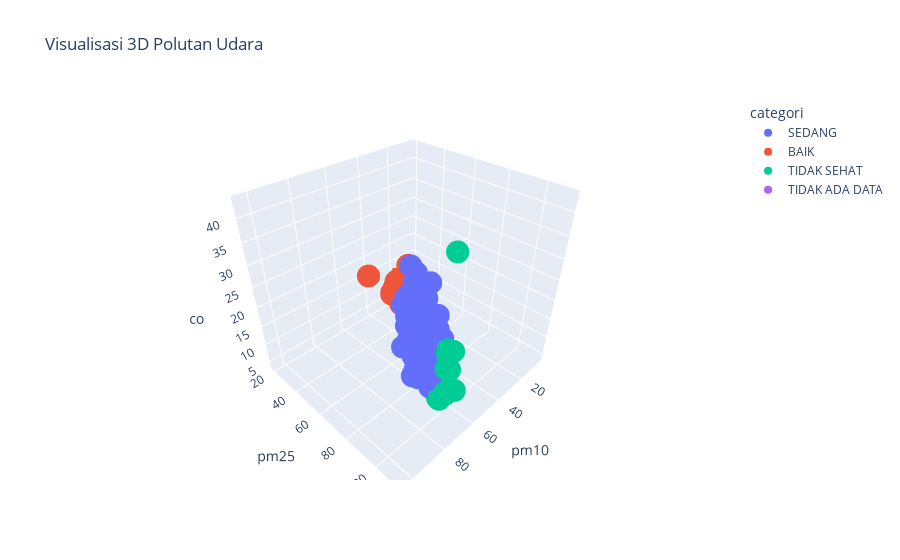

The code cell stored with this chart in its notebook:
### Code cell
# 3D Visualize
fig = px.scatter_3d(df, x='pm10', y='pm25', z='co', color='categori',
                    title='Visualisasi 3D Polutan Udara')
fig.show()

### Figure 1 — Plotly figure (JSON) as saved in the notebook; plotly's stock layout.template omitted (floating-point values rounded to 4 significant figures; data arrays with more than 128 entries replaced by an {"elided": "..."} marker saying what was removed)
{"data": [{"hovertemplate": "categori=SEDANG<br>pm10=%{x}<br>pm25=%{y}<br>co=%{z}<extra></extra>", "legendgroup": "SEDANG", "marker": {"color": "#636efa", "symbol": "circle"}, "mode": "markers", "name": "SEDANG", "scene": "scene", "showlegend": true, "type": "scatter3d", "x": {"elided": "3065 int values"}, "y": {"elided": "3065 int values"}, "z": {"elided": "3065 int values"}}, {"hovertemplate": "categori=BAIK<br>pm10=%{x}<br>pm25=%{y}<br>co=%{z}<extra></extra>", "legendgroup": "BAIK", "marker": {"color": "#EF553B", "symbol": "circle"}, "mode": "markers", "name": "BAIK", "scene": "scene", "showlegend": true, "type": "scatter3d", "x": {"elided": "1054 int values"}, "y": {"elided": "1054 int values"}, "z": {"elided": "1054 int values"}}, {"hovertemplate": "categori=TIDAK SEHAT<br>pm10=%{x}<br>pm25=%{y}<br>co=%{z}<extra></extra>", "legendgroup": "TIDAK SEHAT", "marker": {"color": "#00cc96", "symbol": "circle"}, "mode": "markers", "name": "TIDAK SEHAT", "scene": "scene", "showlegend": true, "type": "scatter3d", "x": {"elided": "154 int values"}, "y": {"elided": "154 int values"}, "z": {"elided": "154 int values"}}, {"hovertemplate": "categori=TIDAK ADA DATA<br>pm10=%{x}<br>pm25=%{y}<br>co=%{z}<extra></extra>", "legendgroup": "TIDAK ADA DATA", "marker": {"color": "#ab63fa", "symbol": "circle"}, "mode": "markers", "name": "TIDAK ADA DATA", "scene": "scene", "showlegend": true, "type": "scatter3d", "x": [null, null, null, null, null, null, null, null, null, null, null, null, null, null, null, null, null, null, null, null, null, null, null, null, null, null, null, null, null, null, null, null, null, null, null, null, null, null, null, null, null, null, null, null, null, null, null, null, null, null, null, null, null, null, null, null, null, null, null, null, null, null, null, null, null, null, null, null, null, null, null, null, null, null, null, null, null, null, null, null, null, null, null, null, null, null, null, null, null, null, null, null, null, null, null, null, null, null, null, null, null, null, null, null, null, null, null, null, null, null], "y": [null, null, null, null, null, null, null, null, null, null, null, null, null, null, null, null, null, null, null, null, null, null, null, null, null, null, null, null, null, null, null, null, null, null, null, null, null, null, null, null, null, null, null, null, null, null, null, null, null, null, null, null, null, null, null, null, null, null, null, null, null, null, null, null, null, null, null, null, null, null, null, null, null, null, null, null, null, null, null, null, null, null, null, null, null, null, null, null, null, null, null, null, null, null, null, null, null, null, null, null, null, null, null, null, null, null, null, null, null, null], "z": [null, null, null, null, null, null, null, null, null, null, null, null, null, null, null, null, null, null, null, null, null, null, null, null, null, null, null, null, null, null, null, null, null, null, null, null, null, null, null, null, null, null, null, null, null, null, null, null, null, null, null, null, null, null, null, null, null, null, null, null, null, null, null, null, null, null, null, null, null, null, null, null, null, null, null, null, null, null, null, null, null, null, null, null, null, null, null, null, null, null, null, null, null, null, null, null, null, null, null, null, null, null, null, null, null, null, null, null, null, null]}], "layout": {"legend": {"title": {"text": "categori"}, "tracegroupgap": 0}, "scene": {"domain": {"x": [0, 1], "y": [0, 1]}, "xaxis": {"title": {"text": "pm10"}}, "yaxis": {"title": {"text": "pm25"}}, "zaxis": {"title": {"text": "co"}}}, "title": {"text": "Visualisasi 3D Polutan Udara"}}}
